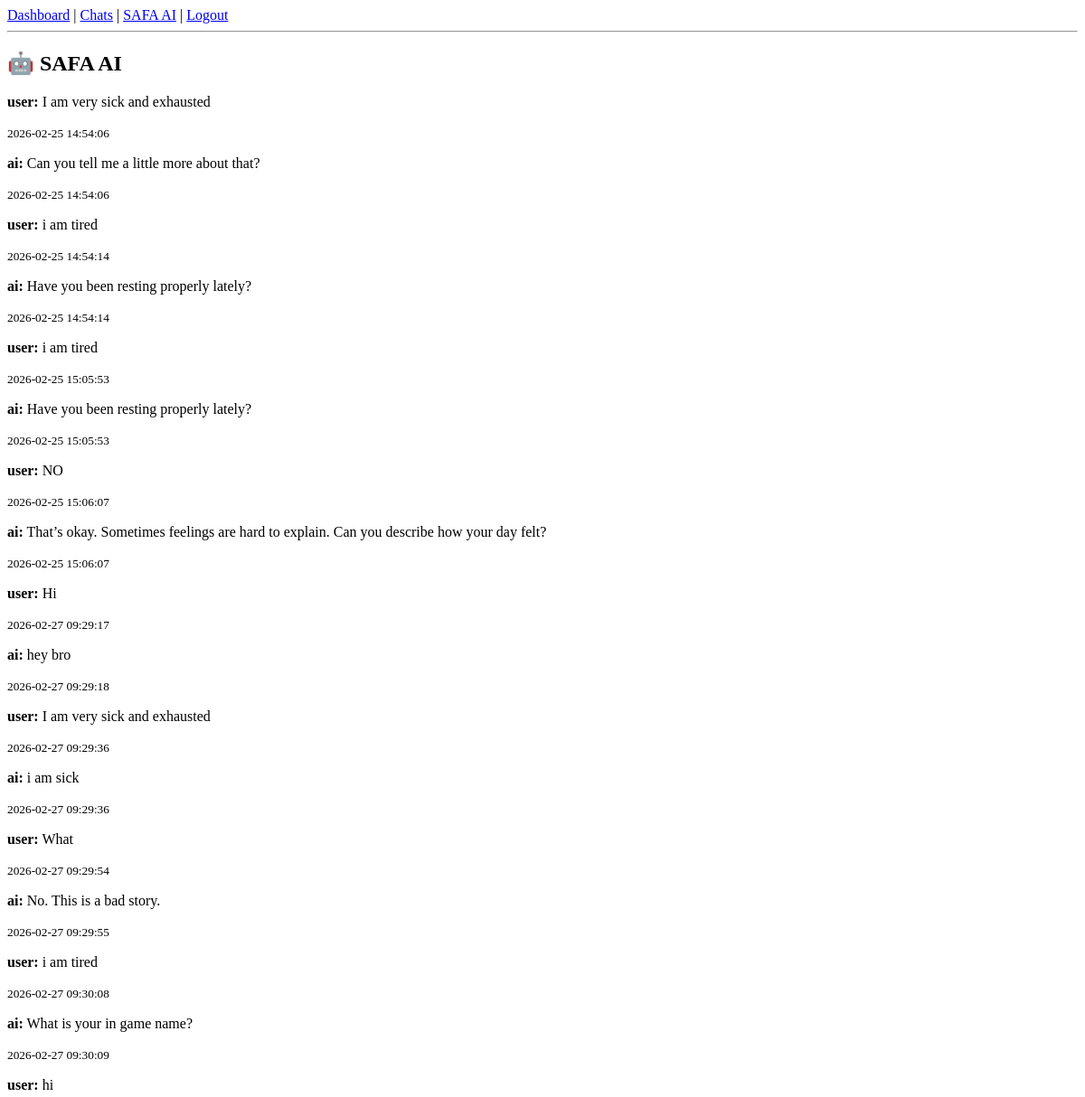
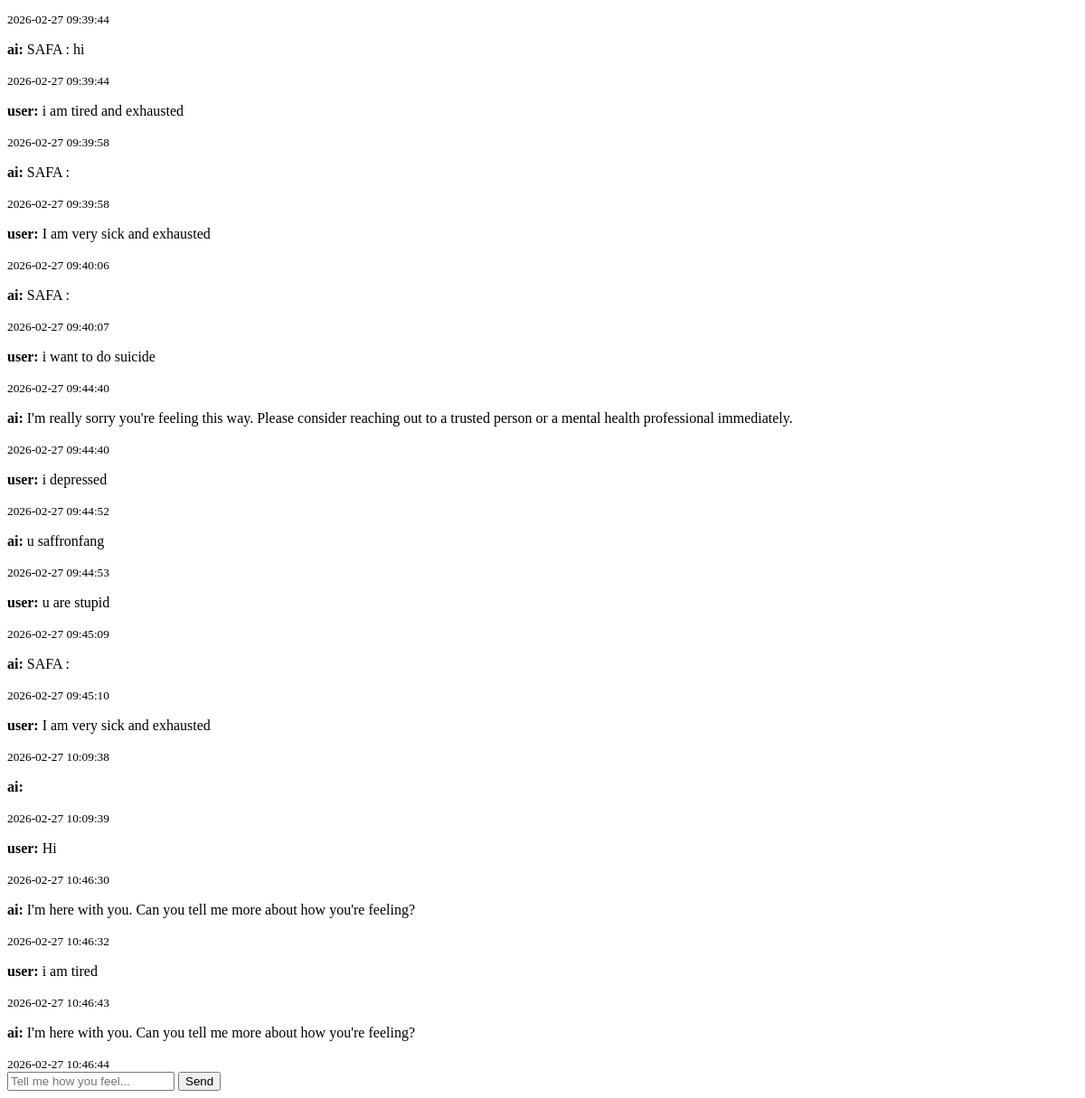
/safa_ai (signed in), run on the app's committed database (2 pictures, top to bottom).
### tables this page shows
CREATE TABLE ai_chat (
    id INTEGER PRIMARY KEY AUTOINCREMENT,
    user_id INTEGER,
    contact_name TEXT,
    sender TEXT,
    message TEXT,
    timestamp DATETIME DEFAULT CURRENT_TIMESTAMP
);

### app.py (the view, shortened to what this page needs)
@app.route("/safa_ai", methods=["GET", "POST"])
def safa_ai():
    if "user_id" not in session:
        return redirect(url_for("login"))
    import sqlite3
    from datetime import datetime
    import pytz
    conn = sqlite3.connect("database.db")
    cursor = conn.cursor()
    ist = pytz.timezone("Asia/Kolkata")
    cursor.execute("""
        SELECT sender, message, timestamp
        FROM ai_chat
        WHERE user_id = ? AND contact_name = 'SAFA'
        ORDER BY timestamp ASC
    """, (session["user_id"],))
    chats = cursor.fetchall()
    conn.close()
    return render_template("safa_ai.html", chats=chats)

### templates/safa_ai.html
{% extends "base.html" %}
{% block content %}
<div class="container">
    <h2>🤖 SAFA AI</h2>
    <div class="chat-box">
        {% for sender, message, timestamp in chats %}
            <p><b>{{ sender }}:</b> {{ message }}</p>
            <small>{{ timestamp }}</small>
        {% endfor %}
    </div>
    <form method="POST">
        <input type="text" name="message" placeholder="Tell me how you feel..." required>
        <button type="submit">Send</button>
    </form>
</div>
{% endblock %}

### templates/base.html (shortened to what this page needs)
<!DOCTYPE html>
<html>
<head>
</head>
<body>
<nav>
    <a href="/dashboard">Dashboard</a> |
    <a href="/chats">Chats</a> |
    <a href="{{ url_for('safa_ai') }}">SAFA AI</a> |
    <a href="/logout">Logout</a>
</nav>
<hr>
{% block content %}{% endblock %}
</body>
</html>

### data on the page
ai_chat: sender "user", message "I am very sick and exhausted", timestamp "2026-02-25 14:54:06"
ai_chat: sender "ai", message "Can you tell me a little more about that?", timestamp "2026-02-25 14:54:06"
ai_chat: sender "user", message "i am tired", timestamp "2026-02-25 14:54:14"
ai_chat: sender "ai", message "Have you been resting properly lately?", timestamp "2026-02-25 14:54:14"
ai_chat: sender "user", message "i am tired", timestamp "2026-02-25 15:05:53"
ai_chat: sender "ai", message "Have you been resting properly lately?", timestamp "2026-02-25 15:05:53"
ai_chat: sender "user", message "NO", timestamp "2026-02-25 15:06:07"
ai_chat: sender "ai", message "That’s okay. Sometimes feelings are hard to explain. Can you describe how your day felt?", timestamp "2026-02-25 15:06:07"
ai_chat: sender "user", message "Hi", timestamp "2026-02-27 09:29:17"
ai_chat: sender "ai", message "hey bro", timestamp "2026-02-27 09:29:18"
ai_chat: sender "user", message "I am very sick and exhausted", timestamp "2026-02-27 09:29:36"
ai_chat: sender "ai", message "i am sick", timestamp "2026-02-27 09:29:36"
ai_chat: sender "user", message "What", timestamp "2026-02-27 09:29:54"
ai_chat: sender "ai", message "No. This is a bad story.", timestamp "2026-02-27 09:29:55"
ai_chat: sender "user", message "i am tired", timestamp "2026-02-27 09:30:08"
ai_chat: sender "ai", message "What is your in game name?", timestamp "2026-02-27 09:30:09"
ai_chat: sender "user", message "hi", timestamp "2026-02-27 09:39:44"
ai_chat: sender "ai", message "SAFA : hi", timestamp "2026-02-27 09:39:44"
ai_chat: sender "user", message "i am tired and exhausted", timestamp "2026-02-27 09:39:58"
ai_chat: sender "ai", message "SAFA :", timestamp "2026-02-27 09:39:58"
ai_chat: sender "user", message "I am very sick and exhausted", timestamp "2026-02-27 09:40:06"
ai_chat: sender "ai", message "SAFA :", timestamp "2026-02-27 09:40:07"
ai_chat: sender "user", message "i want to do suicide", timestamp "2026-02-27 09:44:40"
ai_chat: sender "ai", message "I'm really sorry you're feeling this way. Please consider reaching out to a trusted person or a mental health professional immediately.", timestamp "2026-02-27 09:44:40"
ai_chat: sender "user", message "i depressed", timestamp "2026-02-27 09:44:52"
ai_chat: sender "ai", message "u saffronfang", timestamp "2026-02-27 09:44:53"
ai_chat: sender "user", message "u are stupid", timestamp "2026-02-27 09:45:09"
ai_chat: sender "ai", message "SAFA :", timestamp "2026-02-27 09:45:10"
ai_chat: sender "user", message "I am very sick and exhausted", timestamp "2026-02-27 10:09:38"
ai_chat: sender "ai", timestamp "2026-02-27 10:09:39"
ai_chat: sender "user", message "Hi", timestamp "2026-02-27 10:46:30"
ai_chat: sender "ai", message "I'm here with you. Can you tell me more about how you're feeling?", timestamp "2026-02-27 10:46:32"
ai_chat: sender "user", message "i am tired", timestamp "2026-02-27 10:46:43"
ai_chat: sender "ai", message "I'm here with you. Can you tell me more about how you're feeling?", timestamp "2026-02-27 10:46:44"
